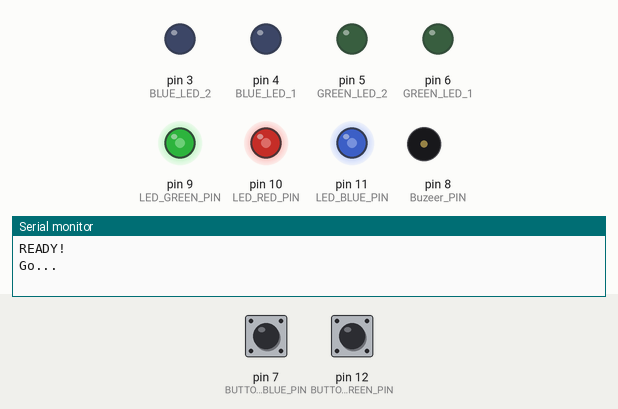
The sketch below on a simulated Arduino Uno, built with avr-gcc and run on an emulated ATmega328P. On the bench: output pins drawn as LEDs (lit = HIGH), buzzer (waves = sounding), the last lines printed to the serial monitor. Inputs (shaded band) come from the test bench; at power-on: pin 7 (BUTTON_BLUE_PIN) HIGH, pin 12 (BUTTON_GREEN_PIN) HIGH. Random numbers use the default seed unless the sketch sets one.

Above: at 2.0 s.
2.1 s: pin 7 (BUTTON_BLUE_PIN) pulled LOW for 0.15 s
At 4.0 s:
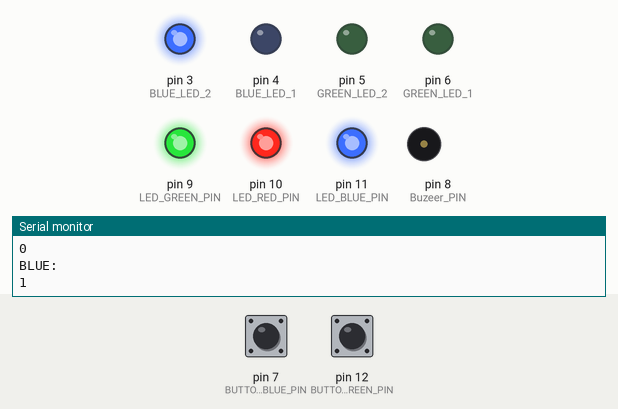
5.2 s: pin 12 (BUTTON_GREEN_PIN) pulled LOW for 3.2 s
At 6.6 s:
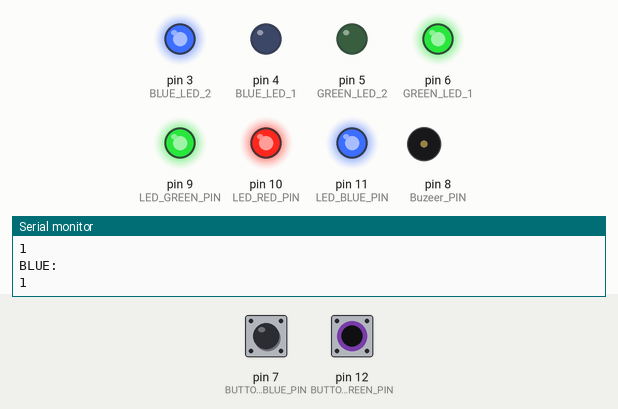
9.9 s: pin 7 (BUTTON_BLUE_PIN) pulled LOW for 3.2 s
At 13.4 s:
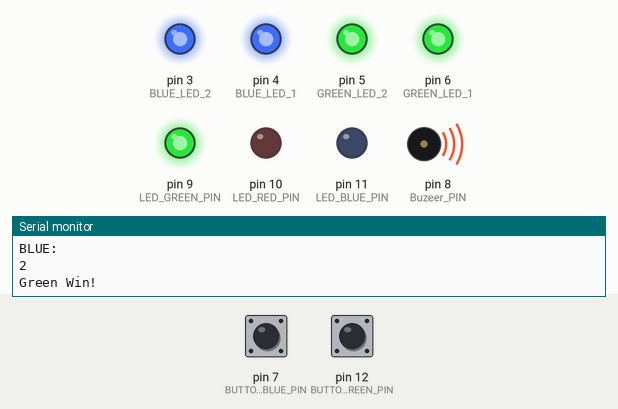
14.6 s: pin 12 (BUTTON_GREEN_PIN) pulled LOW for 3.2 s
At 17.7 s:
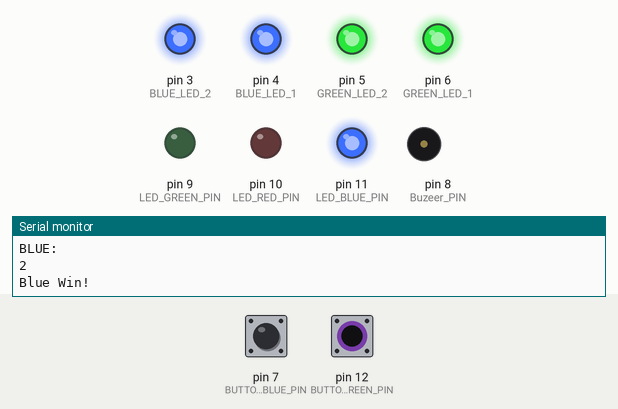
19.3 s: pin 7 (BUTTON_BLUE_PIN) pulled LOW for 3.2 s
At 23.5 s:
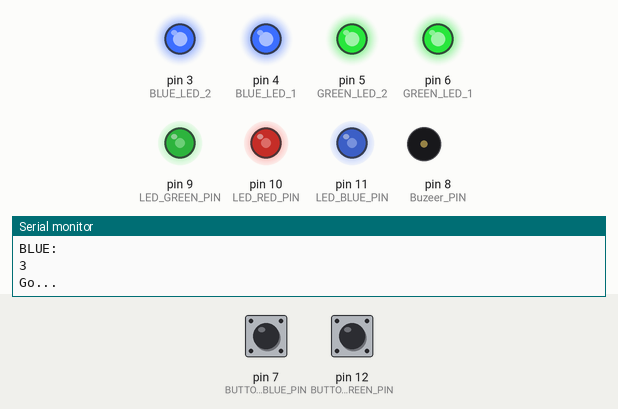
24.0 s: pin 7 (BUTTON_BLUE_PIN) pulled LOW for 1 s
At 25.5 s:
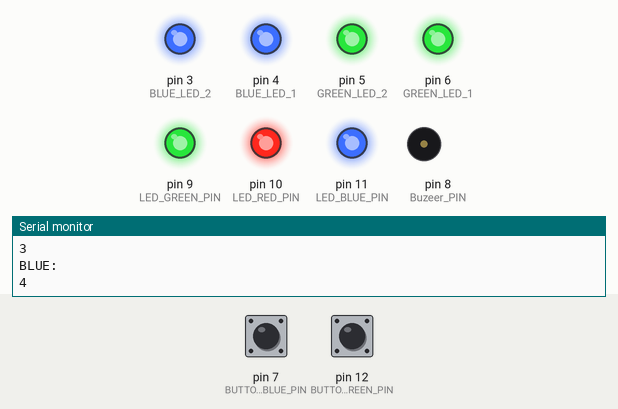
Timing chart, 0 to 27.6 s (numbered marks = the images above; inputs shaded):
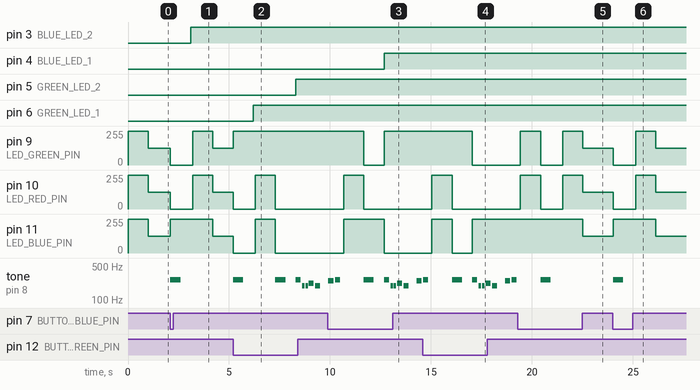

The sketch:

PWM_LED_RGB_QuickAnswer.ino
```cpp
#include "pitches.h"
#include "mypin.h"

int blueCount = 0;
int greenCount = 0;
boolean gameover = false;
int flag = 0;

int melody[] = {
  NOTE_C4, NOTE_G3, NOTE_G3, NOTE_A3, NOTE_G3, 0, NOTE_B3, NOTE_C4
};

int noteDurations[] = {
  4, 8, 8, 4, 4, 4, 4, 4
};


void setup() {
  Serial.begin(9600);
  pinMode(LED_RED_PIN, OUTPUT);
  pinMode(LED_GREEN_PIN, OUTPUT);
  pinMode(LED_BLUE_PIN, OUTPUT);
  pinMode(GREEN_LED_1, OUTPUT);
  pinMode(GREEN_LED_2, OUTPUT);
  pinMode(BLUE_LED_1, OUTPUT);
  pinMode(BLUE_LED_2, OUTPUT);
  pinMode(BUTTON_GREEN_PIN, INPUT);
  pinMode(BUTTON_BLUE_PIN, INPUT);

  ledAllOff();

  Serial.println("READY!");
}

void loop() {
  if (gameover == false) {
    play();

    if (greenCount == 2 || blueCount == 2) {
      gameover == true;
      if (greenCount == 2) {
        Serial.println("Green Win!");
        ledGreenOn();
        gmaeOverSong();
      }else{
        Serial.println("Blue Win!");
        ledBlueOn();
        gmaeOverSong();
      }
    }
  }
 delay(DELAY);
}

void play() {
  if (flag == 0) {
    ledAllOff();
    delay(random(1000, 500));
    ledRedOn();
    Serial.println("Go...");
    flag = 1;
  }

  if (digitalRead(BUTTON_GREEN_PIN) == LOW && flag == 1) {
    flag = 0;
    greenCount++;
    ledGreenOn();
    printScore();
    tone(Buzeer_PIN, 262, 500);
    delay(1000);
  }

  if (digitalRead(BUTTON_BLUE_PIN) == LOW && flag == 1) {
    flag = 0;
    blueCount++;
    ledBlueOn();
    printScore();
    tone(Buzeer_PIN, 262, 500);
    delay(1000);
  }
  greenTeamLed();
  blueTeamLed();
}
void printScore() {
  Serial.println("GREEN: ");
  Serial.println(greenCount);
  Serial.println("BLUE: ");
  Serial.println(blueCount);
}


void ledAllOff() {
  analogWrite(LED_BLUE_PIN, 255);
  analogWrite(LED_RED_PIN, 255);
  analogWrite(LED_GREEN_PIN, 255);
}


void ledRedOn() {
  analogWrite(LED_BLUE_PIN, 127);
  analogWrite(LED_RED_PIN, 127);
  analogWrite(LED_GREEN_PIN, 127);
}

void ledBlueOn() {
  analogWrite(LED_BLUE_PIN, 255);
  analogWrite(LED_RED_PIN, 0);
  analogWrite(LED_GREEN_PIN, 0);
}
void ledGreenOn() {
  analogWrite(LED_BLUE_PIN, 0);
  analogWrite(LED_RED_PIN, 0);
  analogWrite(LED_GREEN_PIN, 255);
}

void gmaeOverSong() {
  // iterate over the notes of the melody:
  for (int thisNote = 0; thisNote < 8; thisNote++) {

    // to calculate the note duration, take one second divided by the note type.
    //e.g. quarter note = 1000 / 4, eighth note = 1000/8, etc.
    int noteDuration = 1000 / noteDurations[thisNote];
    tone(Buzeer_PIN, melody[thisNote], noteDuration);

    // to distinguish the notes, set a minimum time between them.
    // the note's duration + 30% seems to work well:
    int pauseBetweenNotes = noteDuration * 1.30;
    delay(pauseBetweenNotes);
    // stop the tone playing:
    noTone(Buzeer_PIN);
  }
}
void greenTeamLed(){
  if(greenCount == 1){
    digitalWrite(GREEN_LED_1, HIGH);
  }else if(greenCount == 2){
    digitalWrite(GREEN_LED_2, HIGH);
  }
}
void blueTeamLed(){
  if(blueCount == 1){
    digitalWrite(BLUE_LED_2, HIGH);
  }else if(blueCount == 2){
    digitalWrite(BLUE_LED_1, HIGH);
  }
}
```

mypin.h
```cpp
#define Buzeer_PIN         8
#define LED_BLUE_PIN       11
#define LED_RED_PIN        10
#define LED_GREEN_PIN      9
#define BUTTON_GREEN_PIN   12
#define BUTTON_BLUE_PIN    7
#define GREEN_LED_1        6
#define GREEN_LED_2        5
#define BLUE_LED_1         4
#define BLUE_LED_2         3
#define DELAY              100
#define WIN_COUNT          2
```

pitches.h
```cpp
/*************************************************
   Public Constants
 *************************************************/

#define NOTE_B0  31
#define NOTE_C1  33
#define NOTE_CS1 35
#define NOTE_D1  37
#define NOTE_DS1 39
#define NOTE_E1  41
#define NOTE_F1  44
#define NOTE_FS1 46
#define NOTE_G1  49
#define NOTE_GS1 52
#define NOTE_A1  55
#define NOTE_AS1 58
#define NOTE_B1  62
#define NOTE_C2  65
#define NOTE_CS2 69
#define NOTE_D2  73
#define NOTE_DS2 78
#define NOTE_E2  82
#define NOTE_F2  87
#define NOTE_FS2 93
#define NOTE_G2  98
#define NOTE_GS2 104
#define NOTE_A2  110
#define NOTE_AS2 117
#define NOTE_B2  123
#define NOTE_C3  131
#define NOTE_CS3 139
#define NOTE_D3  147
#define NOTE_DS3 156
#define NOTE_E3  165
#define NOTE_F3  175
#define NOTE_FS3 185
#define NOTE_G3  196
#define NOTE_GS3 208
#define NOTE_A3  220
#define NOTE_AS3 233
#define NOTE_B3  247
#define NOTE_C4  262
#define NOTE_CS4 277
#define NOTE_D4  294
#define NOTE_DS4 311
#define NOTE_E4  330
#define NOTE_F4  349
#define NOTE_FS4 370
#define NOTE_G4  392
#define NOTE_GS4 415
#define NOTE_A4  440
#define NOTE_AS4 466
#define NOTE_B4  494
#define NOTE_C5  523
#define NOTE_CS5 554
#define NOTE_D5  587
#define NOTE_DS5 622
#define NOTE_E5  659
#define NOTE_F5  698
#define NOTE_FS5 740
#define NOTE_G5  784
#define NOTE_GS5 831
#define NOTE_A5  880
#define NOTE_AS5 932
#define NOTE_B5  988
#define NOTE_C6  1047
#define NOTE_CS6 1109
#define NOTE_D6  1175
#define NOTE_DS6 1245
#define NOTE_E6  1319
#define NOTE_F6  1397
#define NOTE_FS6 1480
#define NOTE_G6  1568
#define NOTE_GS6 1661
#define NOTE_A6  1760
#define NOTE_AS6 1865
#define NOTE_B6  1976
#define NOTE_C7  2093
#define NOTE_CS7 2217
#define NOTE_D7  2349
#define NOTE_DS7 2489
#define NOTE_E7  2637
#define NOTE_F7  2794
#define NOTE_FS7 2960
#define NOTE_G7  3136
#define NOTE_GS7 3322
#define NOTE_A7  3520
#define NOTE_AS7 3729
#define NOTE_B7  3951
#define NOTE_C8  4186
#define NOTE_CS8 4435
#define NOTE_D8  4699
#define NOTE_DS8 4978
```

Measured:
- after the input at 2.1 s, pin 3 (BLUE_LED_2): LOW → HIGH after 1.0 s; pin 9 (LED_GREEN_PIN), pin 10 (LED_RED_PIN): 127/255 → 0/255 at once, → 255/255 1.1 s later, → 127/255 1.0 s later; pin 11 (LED_BLUE_PIN): 127/255 → 255/255 at once, → 127/255 2.1 s later; tone on pin 8 (Buzeer_PIN): silent → 262 Hz at once, → silent 0.50 s later
- after the input at 5.2 s, pin 5 (GREEN_LED_2): LOW → HIGH after 3.1 s; pin 6 (GREEN_LED_1): LOW → HIGH after 1.0 s
- after the input at 9.9 s, pin 4 (BLUE_LED_1): LOW → HIGH after 2.8 s; pin 9 (LED_GREEN_PIN): 255/255 → 0/255 after 1.8 s, → 255/255 1.0 s later
- after the input at 14.6 s, pin 9 (LED_GREEN_PIN): 255/255 → 0/255 after 2.5 s
- after the input at 19.3 s, pin 11 (LED_BLUE_PIN): 255/255 → 127/255 after 3.2 s
- after the input at 24.0 s, pin 9 (LED_GREEN_PIN), pin 10 (LED_RED_PIN): 127/255 → 0/255 at once, → 255/255 1.1 s later, → 127/255 1.0 s later; pin 11 (LED_BLUE_PIN): 127/255 → 255/255 at once, → 127/255 2.1 s later; tone on pin 8 (Buzeer_PIN): silent → 262 Hz at once, → silent 0.50 s later
